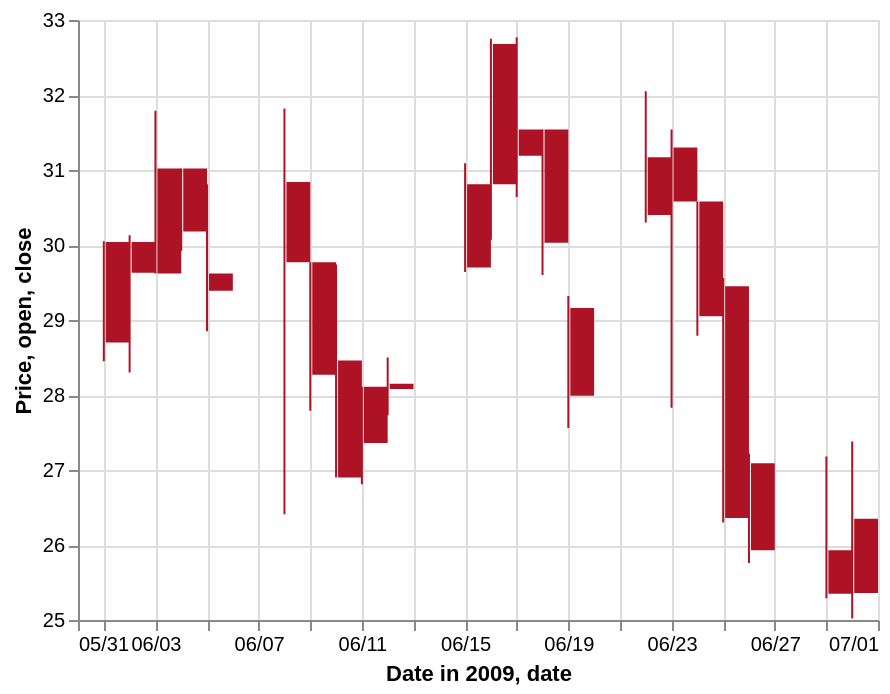

Here is the Vega-Lite specification saved for this chart:
### Vega-Lite specification from a JSON file in a GitHub repository (floating-point values rounded to 4 significant figures)
{"config": {"view": {"height": 300, "width": 400}}, "layer": [{"encoding": {"y": {"scale": {"zero": false}, "title": "low", "field": "properties.low", "type": "quantitative", "axis": {"title": "Price"}}, "x": {"timeUnit": "yearmonthdate", "title": "date", "field": "properties.date", "scale": {"domain": [{"date": 31, "month": 5, "year": 2009}, {"date": 1, "month": 7, "year": 2009}]}, "type": "temporal", "axis": {"title": "Date in 2009", "format": "%m/%d"}}, "color": {"condition": {"test": "datum.open < datum.close", "value": "#06982d"}, "value": "#ae1325"}, "y2": {"title": "high", "field": "properties.high", "type": "quantitative"}}, "data": {"values": {"features": [{"properties": {"close": 30.04, "high": 30.05, "open": 28.7, "low": 28.45, "ret": -4.894, "date": "01-Jun-2009", "signal": "short"}, "geometry": {"coordinates": [125.6, 10.1], "type": "Point"}, "type": "Feature"}, {"properties": {"close": 29.63, "high": 30.13, "open": 30.04, "low": 28.3, "ret": -0.3226, "date": "02-Jun-2009", "signal": "short"}, "geometry": {"coordinates": [125.6, 10.1], "type": "Point"}, "type": "Feature"}, {"properties": {"close": 31.02, "high": 31.79, "open": 29.62, "low": 29.62, "ret": 3.687, "date": "03-Jun-2009", "signal": "short"}, "geometry": {"coordinates": [125.6, 10.1], "type": "Point"}, "type": "Feature"}, {"properties": {"close": 30.18, "high": 31.02, "open": 31.02, "low": 29.92, "ret": 4.51, "date": "04-Jun-2009", "signal": "short"}, "geometry": {"coordinates": [125.6, 10.1], "type": "Point"}, "type": "Feature"}, {"properties": {"close": 29.62, "high": 30.81, "open": 29.39, "low": 28.85, "ret": 6.084, "date": "05-Jun-2009", "signal": "short"}, "geometry": {"coordinates": [125.6, 10.1], "type": "Point"}, "type": "Feature"}, {"properties": {"close": 29.77, "high": 31.82, "open": 30.84, "low": 26.41, "ret": 1.254, "date": "08-Jun-2009", "signal": "short"}, "geometry": {"coordinates": [125.6, 10.1], "type": "Point"}, "type": "Feature"}, {"properties": {"close": 28.27, "high": 29.77, "open": 29.77, "low": 27.79, "ret": -5.024, "date": "09-Jun-2009", "signal": "short"}, "geometry": {"coordinates": [125.6, 10.1], "type": "Point"}, "type": "Feature"}, {"properties": {"close": 28.46, "high": 29.74, "open": 26.9, "low": 26.9, "ret": -5.466, "date": "10-Jun-2009", "signal": "short"}, "geometry": {"coordinates": [125.6, 10.1], "type": "Point"}, "type": "Feature"}, {"properties": {"close": 28.11, "high": 28.11, "open": 27.36, "low": 26.81, "ret": -8.374, "date": "11-Jun-2009", "signal": "short"}, "geometry": {"coordinates": [125.6, 10.1], "type": "Point"}, "type": "Feature"}, {"properties": {"close": 28.15, "high": 28.5, "open": 28.08, "low": 27.73, "ret": -5.528, "date": "12-Jun-2009", "signal": "short"}, "geometry": {"coordinates": [125.6, 10.1], "type": "Point"}, "type": "Feature"}, {"properties": {"close": 30.81, "high": 31.09, "open": 29.7, "low": 29.64, "ret": 3.492, "date": "15-Jun-2009", "signal": "long"}, "geometry": {"coordinates": [125.6, 10.1], "type": "Point"}, "type": "Feature"}, {"properties": {"close": 32.68, "high": 32.75, "open": 30.81, "low": 30.07, "ret": 0.155, "date": "16-Jun-2009", "signal": "short"}, "geometry": {"coordinates": [125.6, 10.1], "type": "Point"}, "type": "Feature"}, {"properties": {"close": 31.54, "high": 32.77, "open": 31.19, "low": 30.64, "ret": 5.828, "date": "17-Jun-2009", "signal": "short"}, "geometry": {"coordinates": [125.6, 10.1], "type": "Point"}, "type": "Feature"}, {"properties": {"close": 30.03, "high": 31.54, "open": 31.54, "low": 29.6, "ret": 8.176, "date": "18-Jun-2009", "signal": "short"}, "geometry": {"coordinates": [125.6, 10.1], "type": "Point"}, "type": "Feature"}, {"properties": {"close": 27.99, "high": 29.32, "open": 29.16, "low": 27.56, "ret": 8.599, "date": "19-Jun-2009", "signal": "short"}, "geometry": {"coordinates": [125.6, 10.1], "type": "Point"}, "type": "Feature"}, {"properties": {"close": 31.17, "high": 32.05, "open": 30.4, "low": 30.3, "ret": 15.49, "date": "22-Jun-2009", "signal": "short"}, "geometry": {"coordinates": [125.6, 10.1], "type": "Point"}, "type": "Feature"}, {"properties": {"close": 30.58, "high": 31.54, "open": 31.3, "low": 27.83, "ret": 11.74, "date": "23-Jun-2009", "signal": "short"}, "geometry": {"coordinates": [125.6, 10.1], "type": "Point"}, "type": "Feature"}, {"properties": {"close": 29.05, "high": 30.58, "open": 30.58, "low": 28.79, "ret": -10.42, "date": "24-Jun-2009", "signal": "long"}, "geometry": {"coordinates": [125.6, 10.1], "type": "Point"}, "type": "Feature"}, {"properties": {"close": 26.36, "high": 29.56, "open": 29.45, "low": 26.3, "ret": 0.0, "date": "25-Jun-2009", "signal": "long"}, "geometry": {"coordinates": [125.6, 10.1], "type": "Point"}, "type": "Feature"}, {"properties": {"close": 25.93, "high": 27.22, "open": 27.09, "low": 25.76, "ret": 0.0, "date": "26-Jun-2009", "signal": "long"}, "geometry": {"coordinates": [125.6, 10.1], "type": "Point"}, "type": "Feature"}, {"properties": {"close": 25.35, "high": 27.18, "open": 25.93, "low": 25.29, "ret": 5.263, "date": "29-Jun-2009", "signal": "long"}, "geometry": {"coordinates": [125.6, 10.1], "type": "Point"}, "type": "Feature"}, {"properties": {"close": 26.35, "high": 27.38, "open": 25.36, "low": 25.02, "ret": 6.738, "date": "30-Jun-2009", "signal": "long"}, "geometry": {"coordinates": [125.6, 10.1], "type": "Point"}, "type": "Feature"}], "type": "FeatureCollection"}, "format": {"type": "json", "property": "features"}}, "mark": "rule"}, {"encoding": {"y": {"title": "open", "field": "properties.open", "type": "quantitative"}, "x": {"timeUnit": "yearmonthdate", "title": "date", "field": "properties.date", "type": "temporal"}, "color": {"condition": {"test": "datum.open < datum.close", "value": "#06982d"}, "value": "#ae1325"}, "y2": {"title": "close", "field": "properties.close", "type": "quantitative"}}, "data": {"values": {"features": [{"properties": {"close": 30.04, "high": 30.05, "open": 28.7, "low": 28.45, "ret": -4.894, "date": "01-Jun-2009", "signal": "short"}, "geometry": {"coordinates": [125.6, 10.1], "type": "Point"}, "type": "Feature"}, {"properties": {"close": 29.63, "high": 30.13, "open": 30.04, "low": 28.3, "ret": -0.3226, "date": "02-Jun-2009", "signal": "short"}, "geometry": {"coordinates": [125.6, 10.1], "type": "Point"}, "type": "Feature"}, {"properties": {"close": 31.02, "high": 31.79, "open": 29.62, "low": 29.62, "ret": 3.687, "date": "03-Jun-2009", "signal": "short"}, "geometry": {"coordinates": [125.6, 10.1], "type": "Point"}, "type": "Feature"}, {"properties": {"close": 30.18, "high": 31.02, "open": 31.02, "low": 29.92, "ret": 4.51, "date": "04-Jun-2009", "signal": "short"}, "geometry": {"coordinates": [125.6, 10.1], "type": "Point"}, "type": "Feature"}, {"properties": {"close": 29.62, "high": 30.81, "open": 29.39, "low": 28.85, "ret": 6.084, "date": "05-Jun-2009", "signal": "short"}, "geometry": {"coordinates": [125.6, 10.1], "type": "Point"}, "type": "Feature"}, {"properties": {"close": 29.77, "high": 31.82, "open": 30.84, "low": 26.41, "ret": 1.254, "date": "08-Jun-2009", "signal": "short"}, "geometry": {"coordinates": [125.6, 10.1], "type": "Point"}, "type": "Feature"}, {"properties": {"close": 28.27, "high": 29.77, "open": 29.77, "low": 27.79, "ret": -5.024, "date": "09-Jun-2009", "signal": "short"}, "geometry": {"coordinates": [125.6, 10.1], "type": "Point"}, "type": "Feature"}, {"properties": {"close": 28.46, "high": 29.74, "open": 26.9, "low": 26.9, "ret": -5.466, "date": "10-Jun-2009", "signal": "short"}, "geometry": {"coordinates": [125.6, 10.1], "type": "Point"}, "type": "Feature"}, {"properties": {"close": 28.11, "high": 28.11, "open": 27.36, "low": 26.81, "ret": -8.374, "date": "11-Jun-2009", "signal": "short"}, "geometry": {"coordinates": [125.6, 10.1], "type": "Point"}, "type": "Feature"}, {"properties": {"close": 28.15, "high": 28.5, "open": 28.08, "low": 27.73, "ret": -5.528, "date": "12-Jun-2009", "signal": "short"}, "geometry": {"coordinates": [125.6, 10.1], "type": "Point"}, "type": "Feature"}, {"properties": {"close": 30.81, "high": 31.09, "open": 29.7, "low": 29.64, "ret": 3.492, "date": "15-Jun-2009", "signal": "long"}, "geometry": {"coordinates": [125.6, 10.1], "type": "Point"}, "type": "Feature"}, {"properties": {"close": 32.68, "high": 32.75, "open": 30.81, "low": 30.07, "ret": 0.155, "date": "16-Jun-2009", "signal": "short"}, "geometry": {"coordinates": [125.6, 10.1], "type": "Point"}, "type": "Feature"}, {"properties": {"close": 31.54, "high": 32.77, "open": 31.19, "low": 30.64, "ret": 5.828, "date": "17-Jun-2009", "signal": "short"}, "geometry": {"coordinates": [125.6, 10.1], "type": "Point"}, "type": "Feature"}, {"properties": {"close": 30.03, "high": 31.54, "open": 31.54, "low": 29.6, "ret": 8.176, "date": "18-Jun-2009", "signal": "short"}, "geometry": {"coordinates": [125.6, 10.1], "type": "Point"}, "type": "Feature"}, {"properties": {"close": 27.99, "high": 29.32, "open": 29.16, "low": 27.56, "ret": 8.599, "date": "19-Jun-2009", "signal": "short"}, "geometry": {"coordinates": [125.6, 10.1], "type": "Point"}, "type": "Feature"}, {"properties": {"close": 31.17, "high": 32.05, "open": 30.4, "low": 30.3, "ret": 15.49, "date": "22-Jun-2009", "signal": "short"}, "geometry": {"coordinates": [125.6, 10.1], "type": "Point"}, "type": "Feature"}, {"properties": {"close": 30.58, "high": 31.54, "open": 31.3, "low": 27.83, "ret": 11.74, "date": "23-Jun-2009", "signal": "short"}, "geometry": {"coordinates": [125.6, 10.1], "type": "Point"}, "type": "Feature"}, {"properties": {"close": 29.05, "high": 30.58, "open": 30.58, "low": 28.79, "ret": -10.42, "date": "24-Jun-2009", "signal": "long"}, "geometry": {"coordinates": [125.6, 10.1], "type": "Point"}, "type": "Feature"}, {"properties": {"close": 26.36, "high": 29.56, "open": 29.45, "low": 26.3, "ret": 0.0, "date": "25-Jun-2009", "signal": "long"}, "geometry": {"coordinates": [125.6, 10.1], "type": "Point"}, "type": "Feature"}, {"properties": {"close": 25.93, "high": 27.22, "open": 27.09, "low": 25.76, "ret": 0.0, "date": "26-Jun-2009", "signal": "long"}, "geometry": {"coordinates": [125.6, 10.1], "type": "Point"}, "type": "Feature"}, {"properties": {"close": 25.35, "high": 27.18, "open": 25.93, "low": 25.29, "ret": 5.263, "date": "29-Jun-2009", "signal": "long"}, "geometry": {"coordinates": [125.6, 10.1], "type": "Point"}, "type": "Feature"}, {"properties": {"close": 26.35, "high": 27.38, "open": 25.36, "low": 25.02, "ret": 6.738, "date": "30-Jun-2009", "signal": "long"}, "geometry": {"coordinates": [125.6, 10.1], "type": "Point"}, "type": "Feature"}], "type": "FeatureCollection"}, "format": {"type": "json", "property": "features"}}, "mark": "bar"}], "$schema": "https://vega.github.io/schema/vega-lite/v2.4.1.json"}
